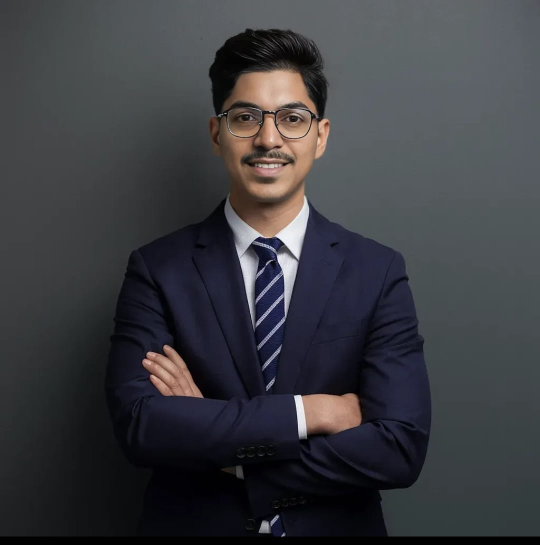
#> input picture faceANDeye/WhatsApp Image 2024-08-02 at 18.14.14_5982c0b0.jpg, 1080 x 1090 px, given in place of the camera (shown at 1/2 size)
$ python airCanvas.py
#> lines starting #> are read from the running program, lines starting #| are printed output that depends on the picture; after the words box and inside, x2 and y2 are one past the last pixel; in counts of white or black regions, pixels touching at a corner belong together
import numpy as np
import cv2
from collections import deque

def setValues(x):
    pass

cv2.namedWindow("Color detectors")
cv2.createTrackbar("Upper Hue", "Color detectors", 135, 180, setValues)
cv2.createTrackbar("Upper Saturation", "Color detectors", 205, 255, setValues)
cv2.createTrackbar("Upper Value", "Color detectors", 255, 255, setValues)
cv2.createTrackbar("Lower Hue", "Color detectors", 64, 180, setValues)
cv2.createTrackbar("Lower Saturation", "Color detectors", 85, 255, setValues)
cv2.createTrackbar("Lower Value", "Color detectors", 111, 255, setValues)

# Deques for storing points
bpoints = [deque(maxlen=1024)]
gpoints = [deque(maxlen=1024)]
rpoints = [deque(maxlen=1024)]
ypoints = [deque(maxlen=1024)]

# Indices to keep track of the current points
blue_index = 0
green_index = 0
red_index = 0
yellow_index = 0

# Colors for the drawing
colors = [(255, 0, 0), (0, 255, 0), (0, 0, 255), (0, 255, 255)]
colorIndex = 0

# Create a white canvas for painting
paintWindow = np.zeros((471, 636, 3)) + 255
paintWindow = cv2.rectangle(paintWindow, (40, 1), (140, 65), (0, 0, 0), 2)
paintWindow = cv2.rectangle(paintWindow, (160, 1), (255, 65), colors[0], -1)
paintWindow = cv2.rectangle(paintWindow, (275, 1), (370, 65), colors[1], -1)
paintWindow = cv2.rectangle(paintWindow, (390, 1), (485, 65), colors[2], -1)
paintWindow = cv2.rectangle(paintWindow, (505, 1), (600, 65), colors[3], -1)

cv2.putText(paintWindow, "CLEAR", (49, 33), cv2.FONT_HERSHEY_SIMPLEX, 0.5, (0, 0, 0), 2, cv2.LINE_AA)
cv2.putText(paintWindow, "BLUE", (185, 33), cv2.FONT_HERSHEY_SIMPLEX, 0.5, (255, 255, 255), 2, cv2.LINE_AA)
cv2.putText(paintWindow, "GREEN", (298, 33), cv2.FONT_HERSHEY_SIMPLEX, 0.5, (255, 255, 255), 2, cv2.LINE_AA)
cv2.putText(paintWindow, "RED", (420, 33), cv2.FONT_HERSHEY_SIMPLEX, 0.5, (255, 255, 255), 2, cv2.LINE_AA)
cv2.putText(paintWindow, "YELLOW", (520, 33), cv2.FONT_HERSHEY_SIMPLEX, 0.5, (150, 150, 150), 2, cv2.LINE_AA)
cv2.namedWindow('Paint', cv2.WINDOW_AUTOSIZE)

cap = cv2.VideoCapture(0)

while True:
    ret, frame = cap.read()
#> frame is the input picture: shape (1090, 1080, 3); mean B, G, R 64.2, 59.8, 59.1
    if not ret:
        break

    frame = cv2.flip(frame, 1)
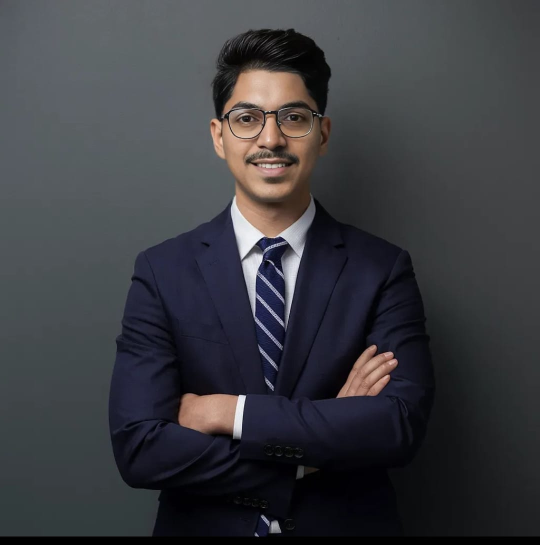
#> frame: shape (1090, 1080, 3) (shown at 1/2 size); mean B, G, R 64.2, 59.8, 59.1
    hsv = cv2.cvtColor(frame, cv2.COLOR_BGR2HSV)
#> hsv: shape (1090, 1080, 3); mean H, S, V 99.2, 52.3, 67.3

    # Get the current positions of the trackbars
    u_hue = cv2.getTrackbarPos("Upper Hue", "Color detectors")
    u_saturation = cv2.getTrackbarPos("Upper Saturation", "Color detectors")
    u_value = cv2.getTrackbarPos("Upper Value", "Color detectors")
    l_hue = cv2.getTrackbarPos("Lower Hue", "Color detectors")
    l_saturation = cv2.getTrackbarPos("Lower Saturation", "Color detectors")
    l_value = cv2.getTrackbarPos("Lower Value", "Color detectors")

    # Define the upper and lower bounds for the mask
    Upper_hsv = np.array([u_hue, u_saturation, u_value])
    Lower_hsv = np.array([l_hue, l_saturation, l_value])

    # Create a mask
    Mask = cv2.inRange(hsv, Lower_hsv, Upper_hsv)
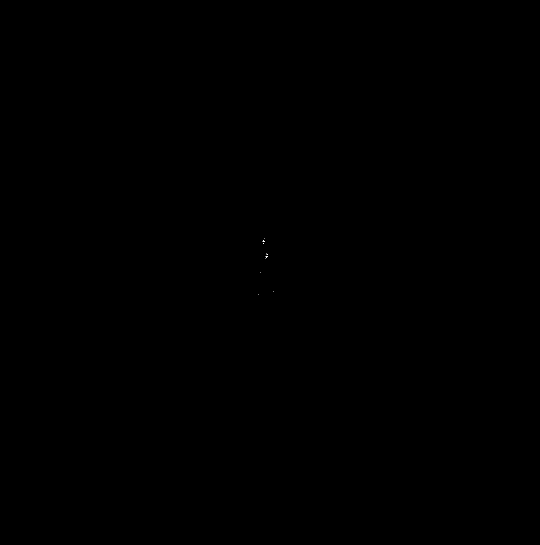
#> Mask: shape (1090, 1080) (shown at 1/2 size); 0% white in thin lines or dots, all inside (x1, y1, x2, y2) = (516, 477, 547, 589)
    Mask = cv2.erode(Mask, None, iterations=2)
#> Mask: shape (1090, 1080); every value is 0
    Mask = cv2.dilate(Mask, None, iterations=2)

    # Find contours
    cnts, _ = cv2.findContours(Mask.copy(), cv2.RETR_EXTERNAL, cv2.CHAIN_APPROX_SIMPLE)
#> cnts = []
    center = None

    if len(cnts) > 0:
        cnt = max(cnts, key=cv2.contourArea)
        ((x, y), radius) = cv2.minEnclosingCircle(cnt)
        M = cv2.moments(cnt)
        center = (int(M["m10"] / M["m00"]), int(M["m01"] / M["m00"]))

        if radius > 10:
            cv2.circle(frame, (int(x), int(y)), int(radius), (0, 255, 255), 2)

            if center[1] <= 65:  # Check if the detected point is within the control area
                if 40 <= center[0] <= 140:
                    bpoints = [deque(maxlen=1024)]
                    gpoints = [deque(maxlen=1024)]
                    rpoints = [deque(maxlen=1024)]
                    ypoints = [deque(maxlen=1024)]

                    blue_index = 0
                    green_index = 0
                    red_index = 0
                    yellow_index = 0

                    paintWindow[67:, :, :] = 255
                elif 160 <= center[0] <= 255:
                    colorIndex = 0
                elif 275 <= center[0] <= 370:
                    colorIndex = 1
                elif 390 <= center[0] <= 485:
                    colorIndex = 2
                elif 505 <= center[0] <= 600:
                    colorIndex = 3
            else:
                if colorIndex == 0:
                    bpoints[blue_index].appendleft(center)
                elif colorIndex == 1:
                    gpoints[green_index].appendleft(center)
                elif colorIndex == 2:
                    rpoints[red_index].appendleft(center)
                elif colorIndex == 3:
                    ypoints[yellow_index].appendleft(center)
    else:
        bpoints.append(deque(maxlen=1024))
        blue_index += 1
        gpoints.append(deque(maxlen=1024))
        green_index += 1
        rpoints.append(deque(maxlen=1024))
        red_index += 1
        ypoints.append(deque(maxlen=1024))
        yellow_index += 1

    # Draw the buttons on the frame (tracking window)
    frame = cv2.rectangle(frame, (40, 1), (140, 65), (0, 0, 0), 2)
    frame = cv2.rectangle(frame, (160, 1), (255, 65), colors[0], -1)
    frame = cv2.rectangle(frame, (275, 1), (370, 65), colors[1], -1)
    frame = cv2.rectangle(frame, (390, 1), (485, 65), colors[2], -1)
    frame = cv2.rectangle(frame, (505, 1), (600, 65), colors[3], -1)

    cv2.putText(frame, "CLEAR", (49, 33), cv2.FONT_HERSHEY_SIMPLEX, 0.5, (255, 255, 255), 2, cv2.LINE_AA)
    cv2.putText(frame, "BLUE", (185, 33), cv2.FONT_HERSHEY_SIMPLEX, 0.5, (255, 255, 255), 2, cv2.LINE_AA)
    cv2.putText(frame, "GREEN", (298, 33), cv2.FONT_HERSHEY_SIMPLEX, 0.5, (255, 255, 255), 2, cv2.LINE_AA)
    cv2.putText(frame, "RED", (420, 33), cv2.FONT_HERSHEY_SIMPLEX, 0.5, (255, 255, 255), 2, cv2.LINE_AA)
#> frame: shape (1090, 1080, 3); mean B, G, R 63.6, 60.6, 60
    cv2.putText(frame, "YELLOW", (520, 33), cv2.FONT_HERSHEY_SIMPLEX, 0.5, (150, 150, 150), 2, cv2.LINE_AA)
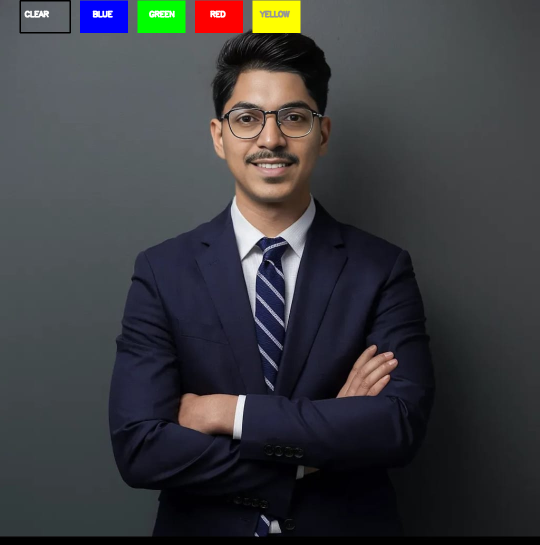
#> frame: shape (1090, 1080, 3) (shown at 1/2 size); mean B, G, R 63.6, 60.5, 59.9

    points = [bpoints, gpoints, rpoints, ypoints]
    for i in range(len(points)):
        for j in range(len(points[i])):
            for k in range(1, len(points[i][j])):
                if points[i][j][k - 1] is None or points[i][j][k] is None:
                    continue
                cv2.line(frame, points[i][j][k - 1], points[i][j][k], colors[i], 2)
                cv2.line(paintWindow, points[i][j][k - 1], points[i][j][k], colors[i], 2)
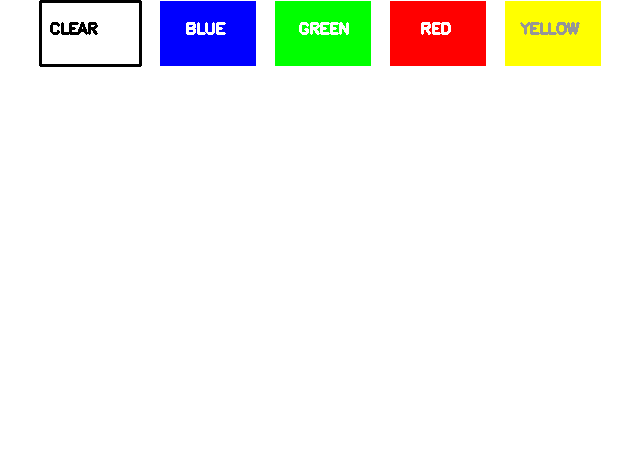
#> paintWindow: shape (471, 636, 3) float64; mean B, G, R 238.7, 243.6, 243.7

    # Show the result
    cv2.imshow("Tracking", frame)
    cv2.imshow("Paint", paintWindow)
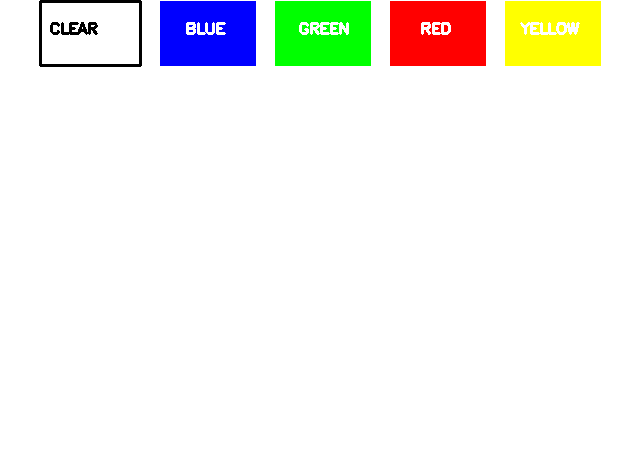
#> window 'Paint': shape (471, 636, 3); mean B, G, R 238.9, 243.7, 243.9
    cv2.imshow("Mask", Mask)

    if cv2.waitKey(1) & 0xFF == ord("q"):
#> (key q is pressed here)
        break

cap.release()
cv2.destroyAllWindows()
